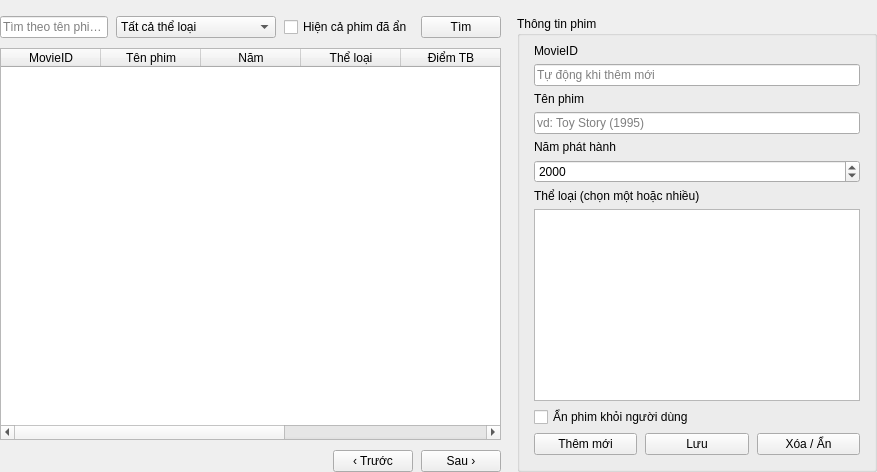
            <widget class="QWidget" name="tabMovies">
             <attribute name="title">
              <string>Quản lý phim</string>
             </attribute>
             <attribute name="icon">
              <iconset>
               <normaloff>../images/ic_film.png</normaloff>
               ../images/ic_film.png
              </iconset>
             </attribute>
             <layout class="QHBoxLayout" name="horizontalLayoutMovies">
              <property name="spacing">
               <number>16</number>
              </property>
              <property name="leftMargin">
               <number>0</number>
              </property>
              <property name="topMargin">
               <number>16</number>
              </property>
              <property name="rightMargin">
               <number>0</number>
              </property>
              <property name="bottomMargin">
               <number>0</number>
              </property>
              <item>
               <layout class="QVBoxLayout" name="verticalLayoutMovieList">
                <property name="spacing">
                 <number>10</number>
                </property>
                <property name="leftMargin">
                 <number>0</number>
                </property>
                <property name="topMargin">
                 <number>0</number>
                </property>
                <property name="rightMargin">
                 <number>0</number>
                </property>
                <property name="bottomMargin">
                 <number>0</number>
                </property>
                <item>
                 <layout class="QHBoxLayout" name="horizontalLayoutMovieFilter">
                  <property name="spacing">
                   <number>8</number>
                  </property>
                  <property name="leftMargin">
                   <number>0</number>
                  </property>
                  <property name="topMargin">
                   <number>0</number>
                  </property>
                  <property name="rightMargin">
                   <number>0</number>
                  </property>
                  <property name="bottomMargin">
                   <number>0</number>
                  </property>
                  <item>
                   <widget class="QLineEdit" name="lineEditSearchMovie">
                    <property name="placeholderText">
                     <string>Tìm theo tên phim...</string>
                    </property>
                   </widget>
                  </item>
                  <item>
                   <widget class="QComboBox" name="comboBoxGenreFilter">
                    <property name="minimumSize">
                     <size>
                      <width>160</width>
                      <height>0</height>
                     </size>
                    </property>
                    <item>
                     <property name="text">
                      <string>Tất cả thể loại</string>
                     </property>
                    </item>
                   </widget>
                  </item>
                  <item>
                   <widget class="QCheckBox" name="checkBoxShowHidden">
                    <property name="text">
                     <string>Hiện cả phim đã ẩn</string>
                    </property>
                    <property name="cursor">
                     <cursorShape>PointingHandCursor</cursorShape>
                    </property>
                   </widget>
                  </item>
                  <item>
                   <widget class="QPushButton" name="pushButtonSearchMovie">
                    <property name="text">
                     <string>Tìm</string>
                    </property>
                    <property name="cursor">
                     <cursorShape>PointingHandCursor</cursorShape>
                    </property>
                    <property name="icon">
                     <iconset>
                      <normaloff>../images/ic_search.png</normaloff>
                      ../images/ic_search.png
                     </iconset>
                    </property>
                    <property name="iconSize">
                     <size>
                      <width>20</width>
                      <height>20</height>
                     </size>
                    </property>
                   </widget>
                  </item>
                 </layout>
                </item>
                <item>
                 <widget class="QTableWidget" name="tableWidgetMovies">
                  <attribute name="horizontalHeaderStretchLastSection">
                   <bool>true</bool>
                  </attribute>
                  <attribute name="verticalHeaderVisible">
                   <bool>false</bool>
                  </attribute>
                  <attribute name="horizontalHeaderHighlightSections">
                   <bool>false</bool>
                  </attribute>
                  <property name="alternatingRowColors">
                   <bool>true</bool>
                  </property>
                  <property name="selectionMode">
                   <enum>QAbstractItemView::SingleSelection</enum>
                  </property>
                  <property name="selectionBehavior">
                   <enum>QAbstractItemView::SelectRows</enum>
                  </property>
                  <property name="editTriggers">
                   <set>QAbstractItemView::NoEditTriggers</set>
                  </property>
                  <property name="showGrid">
                   <bool>false</bool>
                  </property>
                  <property name="wordWrap">
                   <bool>false</bool>
                  </property>
                  <property name="textElideMode">
                   <enum>Qt::ElideRight</enum>
                  </property>
                  <column>
                   <property name="text">
                    <string>MovieID</string>
                   </property>
                  </column>
                  <column>
                   <property name="text">
                    <string>Tên phim</string>
                   </property>
                  </column>
                  <column>
                   <property name="text">
                    <string>Năm</string>
                   </property>
                  </column>
                  <column>
                   <property name="text">
                    <string>Thể loại</string>
                   </property>
                  </column>
                  <column>
                   <property name="text">
                    <string>Điểm TB</string>
                   </property>
                  </column>
                  <column>
                   <property name="text">
                    <string>Lượt đánh giá</string>
                   </property>
                  </column>
                  <column>
                   <property name="text">
                    <string>Trạng thái</string>
                   </property>
                  </column>
                 </widget>
                </item>
                <item>
                 <layout class="QHBoxLayout" name="horizontalLayoutMoviePaging">
                  <property name="spacing">
                   <number>8</number>
                  </property>
                  <property name="leftMargin">
                   <number>0</number>
                  </property>
                  <property name="topMargin">
                   <number>0</number>
                  </property>
                  <property name="rightMargin">
                   <number>0</number>
                  </property>
                  <property name="bottomMargin">
                   <number>0</number>
                  </property>
                  <item>
                   <widget class="QLabel" name="labelMoviePage">
                    <property name="text">
                     <string/>
                    </property>
                    <property name="role" stdset="0">
                     <string notr="true">muted</string>
                    </property>
                   </widget>
                  </item>
                  <item>
                   <spacer name="horizontalSpacer_2">
                    <property name="orientation">
                     <enum>Qt::Horizontal</enum>
                    </property>
                    <property name="sizeHint" stdset="0">
                     <size>
                      <width>20</width>
                      <height>20</height>
                     </size>
                    </property>
                   </spacer>
                  </item>
                  <item>
                   <widget class="QPushButton" name="pushButtonMoviePrev">
                    <property name="text">
                     <string>‹ Trước</string>
                    </property>
                    <property name="cursor">
                     <cursorShape>PointingHandCursor</cursorShape>
                    </property>
                    <property name="secondary" stdset="0">
                     <bool>true</bool>
                    </property>
                   </widget>
                  </item>
                  <item>
                   <widget class="QPushButton" name="pushButtonMovieNext">
                    <property name="text">
                     <string>Sau ›</string>
                    </property>
                    <property name="cursor">
                     <cursorShape>PointingHandCursor</cursorShape>
                    </property>
                    <property name="secondary" stdset="0">
                     <bool>true</bool>
                    </property>
                   </widget>
                  </item>
                 </layout>
                </item>
               </layout>
              </item>
              <item>
               <widget class="QGroupBox" name="groupBoxMovieForm">
                <property name="title">
                 <string>Thông tin phim</string>
                </property>
                <property name="minimumSize">
                 <size>
                  <width>360</width>
                  <height>0</height>
                 </size>
                </property>
                <property name="maximumSize">
                 <size>
                  <width>420</width>
                  <height>16777215</height>
                 </size>
                </property>
                <layout class="QVBoxLayout" name="verticalLayoutMovieForm">
                 <property name="spacing">
                  <number>6</number>
                 </property>
                 <property name="leftMargin">
                  <number>14</number>
                 </property>
                 <property name="topMargin">
                  <number>8</number>
                 </property>
                 <property name="rightMargin">
                  <number>14</number>
                 </property>
                 <property name="bottomMargin">
                  <number>14</number>
                 </property>
                 <item>
                  <widget class="QLabel" name="label_3">
                   <property name="text">
                    <string>MovieID</string>
                   </property>
                   <property name="role" stdset="0">
                    <string notr="true">field</string>
                   </property>
                  </widget>
                 </item>
                 <item>
                  <widget class="QLineEdit" name="lineEditMovieId">
                   <property name="placeholderText">
                    <string>Tự động khi thêm mới</string>
                   </property>
                   <property name="readOnly">
                    <bool>true</bool>
                   </property>
                  </widget>
                 </item>
                 <item>
                  <widget class="QLabel" name="label_4">
                   <property name="text">
                    <string>Tên phim</string>
                   </property>
                   <property name="role" stdset="0">
                    <string notr="true">field</string>
                   </property>
                  </widget>
                 </item>
                 <item>
                  <widget class="QLineEdit" name="lineEditTitle">
                   <property name="placeholderText">
                    <string>vd: Toy Story (1995)</string>
                   </property>
                  </widget>
                 </item>
                 <item>
                  <widget class="QLabel" name="label_5">
                   <property name="text">
                    <string>Năm phát hành</string>
                   </property>
                   <property name="role" stdset="0">
                    <string notr="true">field</string>
                   </property>
                  </widget>
                 </item>
                 <item>
                  <widget class="QSpinBox" name="spinBoxYear">
                   <property name="minimum">
                    <number>1900</number>
                   </property>
                   <property name="maximum">
                    <number>2030</number>
                   </property>
                   <property name="value">
                    <number>2000</number>
                   </property>
                  </widget>
                 </item>
                 <item>
                  <widget class="QLabel" name="label_6">
                   <property name="text">
                    <string>Thể loại (chọn một hoặc nhiều)</string>
                   </property>
                   <property name="role" stdset="0">
                    <string notr="true">field</string>
                   </property>
                  </widget>
                 </item>
                 <item>
                  <widget class="QListWidget" name="listWidgetGenres"/>
                 </item>
                 <item>
                  <widget class="QCheckBox" name="checkBoxHidden">
                   <property name="text">
                    <string>Ẩn phim khỏi người dùng</string>
                   </property>
                   <property name="cursor">
                    <cursorShape>PointingHandCursor</cursorShape>
                   </property>
                  </widget>
                 </item>
                 <item>
                  <layout class="QHBoxLayout" name="horizontalLayoutMovieButtons">
                   <property name="spacing">
                    <number>8</number>
                   </property>
                   <property name="leftMargin">
                    <number>0</number>
                   </property>
                   <property name="topMargin">
                    <number>0</number>
                   </property>
                   <property name="rightMargin">
                    <number>0</number>
                   </property>
                   <property name="bottomMargin">
                    <number>0</number>
                   </property>
                   <item>
                    <widget class="QPushButton" name="pushButtonNewMovie">
                     <property name="text">
                      <string>Thêm mới</string>
                     </property>
                     <property name="cursor">
                      <cursorShape>PointingHandCursor</cursorShape>
                     </property>
                     <property name="icon">
                      <iconset>
                       <normaloff>../images/ic_add.png</normaloff>
                       ../images/ic_add.png
                      </iconset>
                     </property>
                     <property name="iconSize">
                      <size>
                       <width>18</width>
                       <height>18</height>
                      </size>
                     </property>
                     <property name="secondary" stdset="0">
                      <bool>true</bool>
                     </property>
                    </widget>
                   </item>
                   <item>
                    <widget class="QPushButton" name="pushButtonSaveMovie">
                     <property name="text">
                      <string>Lưu</string>
                     </property>
                     <property name="cursor">
                      <cursorShape>PointingHandCursor</cursorShape>
                     </property>
                     <property name="icon">
                      <iconset>
                       <normaloff>../images/ic_save.png</normaloff>
                       ../images/ic_save.png
                      </iconset>
                     </property>
                     <property name="iconSize">
                      <size>
                       <width>18</width>
                       <height>18</height>
                      </size>
                     </property>
                    </widget>
                   </item>
                   <item>
                    <widget class="QPushButton" name="pushButtonDeleteMovie">
                     <property name="text">
                      <string>Xóa / Ẩn</string>
                     </property>
                     <property name="cursor">
                      <cursorShape>PointingHandCursor</cursorShape>
                     </property>
                     <property name="icon">
                      <iconset>
                       <normaloff>../images/ic_delete.png</normaloff>
                       ../images/ic_delete.png
                      </iconset>
                     </property>
                     <property name="iconSize">
                      <size>
                       <width>18</width>
                       <height>18</height>
                      </size>
                     </property>
                     <property name="dangerOutline" stdset="0">
                      <bool>true</bool>
                     </property>
                    </widget>
                   </item>
                  </layout>
                 </item>
                </layout>
               </widget>
              </item>
             </layout>
            </widget>
